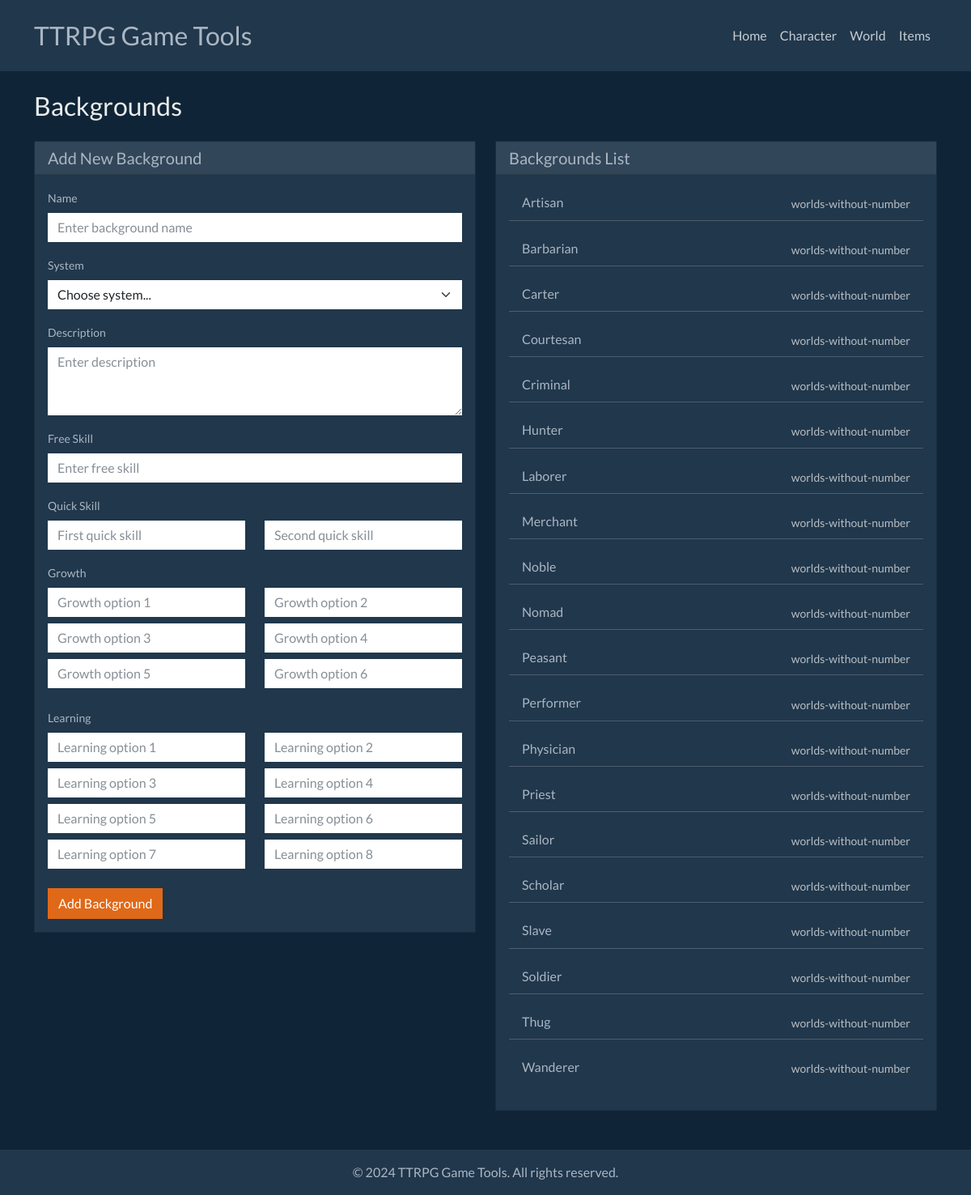
The page /backgrounds on the database its author committed.
### tables this page shows
CREATE TABLE backgrounds (
            id TEXT PRIMARY KEY,
            system TEXT NOT NULL,
            name TEXT NOT NULL,
            description TEXT NOT NULL,
            free_skill TEXT NOT NULL,
            quick_skill_1 TEXT NOT NULL,
            quick_skill_2 TEXT NOT NULL,
            growth_1 TEXT NOT NULL,
            growth_2 TEXT NOT NULL,
            growth_3 TEXT NOT NULL,
            growth_4 TEXT NOT NULL,
            growth_5 TEXT NOT NULL,
            growth_6 TEXT NOT NULL,
            learning_1 TEXT NOT NULL,
            learning_2 TEXT NOT NULL,
            learning_3 TEXT NOT NULL,
            learning_4 TEXT NOT NULL,
            learning_5 TEXT NOT NULL,
            learning_6 TEXT NOT NULL,
            learning_7 TEXT NOT NULL,
            learning_8 TEXT NOT NULL,
            created_at TIMESTAMP DEFAULT CURRENT_TIMESTAMP
        );

### main.py (the view)
@app.get("/backgrounds")
async def backgrounds(request: Request):
    backgrounds_list = get_all_backgrounds()
    return templates.TemplateResponse("backgrounds.html", {"request": request, "backgrounds": backgrounds_list})

### templates/backgrounds.html (shortened to what this page needs)
{% extends "base.html" %}
{% block content %}
<div class="row">
    <div class="col-12">
        <h2 class="mb-4">Backgrounds</h2>
    </div>
</div>
<div class="row">
    <div class="col-md-6">
        <div class="card bg-dark text-light">
            <div class="card-header">
                <h5 class="card-title mb-0">Add New Background</h5>
            </div>
            <div class="card-body">
                <form method="POST" action="/backgrounds">
                    <div class="mb-3">
                        <label for="name" class="form-label">Name</label>
                        <input type="text" class="form-control" id="name" name="name" placeholder="Enter background name" required>
                    </div>
                    <div class="mb-3">
                        <label for="system" class="form-label">System</label>
                        <select class="form-select" id="system" name="system" required>
                            <option value="">Choose system...</option>
                        </select>
                    </div>
                    <div class="mb-3">
                        <label for="description" class="form-label">Description</label>
                        <textarea class="form-control" id="description" name="description" rows="3" placeholder="Enter description" required></textarea>
                    </div>
                    <div class="mb-3">
                        <label for="freeSkill" class="form-label">Free Skill</label>
                        <input type="text" class="form-control" id="freeSkill" name="free_skill" placeholder="Enter free skill" required>
                    </div>
                    <div class="mb-3">
                        <label class="form-label">Quick Skill</label>
                        <div class="row">
                            <div class="col-md-6">
                                <input type="text" class="form-control" name="quick_skill_1" placeholder="First quick skill" required>
                            </div>
                            <div class="col-md-6">
                                <input type="text" class="form-control" name="quick_skill_2" placeholder="Second quick skill" required>
                            </div>
                        </div>
                    </div>
                    <div class="mb-3">
                        <label class="form-label">Growth</label>
                        <div class="row">
                            <div class="col-md-6 mb-2">
                                <input type="text" class="form-control" name="growth_1" placeholder="Growth option 1" required>
                            </div>
                            <div class="col-md-6 mb-2">
                                <input type="text" class="form-control" name="growth_2" placeholder="Growth option 2" required>
                            </div>
                            <div class="col-md-6 mb-2">
                                <input type="text" class="form-control" name="growth_3" placeholder="Growth option 3" required>
                            </div>
                            <div class="col-md-6 mb-2">
                                <input type="text" class="form-control" name="growth_4" placeholder="Growth option 4" required>
                            </div>
                            <div class="col-md-6 mb-2">
                                <input type="text" class="form-control" name="growth_5" placeholder="Growth option 5" required>
                            </div>
                            <div class="col-md-6 mb-2">
                                <input type="text" class="form-control" name="growth_6" placeholder="Growth option 6" required>
                            </div>
                        </div>
                    </div>
                    <div class="mb-3">
                        <label class="form-label">Learning</label>
                        <div class="row">
                            <div class="col-md-6 mb-2">
                                <input type="text" class="form-control" name="learning_1" placeholder="Learning option 1" required>
                            </div>
                            <div class="col-md-6 mb-2">
                                <input type="text" class="form-control" name="learning_2" placeholder="Learning option 2" required>
                            </div>
                            <div class="col-md-6 mb-2">
                                <input type="text" class="form-control" name="learning_3" placeholder="Learning option 3" required>
                            </div>
                            <div class="col-md-6 mb-2">
                                <input type="text" class="form-control" name="learning_4" placeholder="Learning option 4" required>
                            </div>
                            <div class="col-md-6 mb-2">
                                <input type="text" class="form-control" name="learning_5" placeholder="Learning option 5" required>
                            </div>
                            <div class="col-md-6 mb-2">
                                <input type="text" class="form-control" name="learning_6" placeholder="Learning option 6" required>
                            </div>
                            <div class="col-md-6 mb-2">
                                <input type="text" class="form-control" name="learning_7" placeholder="Learning option 7" required>
                            </div>
                            <div class="col-md-6 mb-2">
                                <input type="text" class="form-control" name="learning_8" placeholder="Learning option 8" required>
                            </div>
                        </div>
                    </div>
                    <button type="submit" class="btn btn-primary">Add Background</button>
                </form>
            </div>
        </div>
    </div>
    <div class="col-md-6">
        <div class="card bg-dark text-light">
            <div class="card-header">
                <h5 class="card-title mb-0">Backgrounds List</h5>
            </div>
            <div class="card-body">
                {% if backgrounds %}
                    <div class="list-group list-group-flush">
                        {% for background in backgrounds %}
                        <div class="list-group-item bg-dark text-light border-secondary mb-3 d-flex w-100 justify-content-between align-items-center">
                            <h6 class="mb-1">
                              <span data-bs-toggle="tooltip" data-bs-placement="top" data-bs-custom-class="wide-tooltip" title="Description: {{ background.description|e }}&#10;Free Skill: {{ background.free_skill|e }}&#10;Quick Skills: {{ background.quick_skills|join(', ')|e }}&#10;Growth: {{ background.growth|join(', ')|e }}&#10;Learning: {{ background.learning|join(', ')|e }}">
                                {{ background.name }}
                              </span>
                            </h6>
                            <small class="text-muted ms-2">{{ background.system }}</small>
                        </div>
                        {% endfor %}
                    </div>
                {% else %}
                    <p class="text-muted">No backgrounds added yet.</p>
                {% endif %}
            </div>
        </div>
    </div>
</div>
{% endblock %}

### rows shown on the page
backgrounds: name "Artisan", system "worlds-without-number"
backgrounds: name "Barbarian", system "worlds-without-number"
backgrounds: name "Carter", system "worlds-without-number"
backgrounds: name "Courtesan", system "worlds-without-number"
backgrounds: name "Criminal", system "worlds-without-number"
backgrounds: name "Hunter", system "worlds-without-number"
backgrounds: name "Laborer", system "worlds-without-number"
backgrounds: name "Merchant", system "worlds-without-number"
backgrounds: name "Noble", system "worlds-without-number"
backgrounds: name "Nomad", system "worlds-without-number"
backgrounds: name "Peasant", system "worlds-without-number"
backgrounds: name "Performer", system "worlds-without-number"
backgrounds: name "Physician", system "worlds-without-number"
backgrounds: name "Priest", system "worlds-without-number"
backgrounds: name "Sailor", system "worlds-without-number"
backgrounds: name "Scholar", system "worlds-without-number"
backgrounds: name "Slave", system "worlds-without-number"
backgrounds: name "Soldier", system "worlds-without-number"
backgrounds: name "Thug", system "worlds-without-number"
backgrounds: name "Wanderer", system "worlds-without-number"
